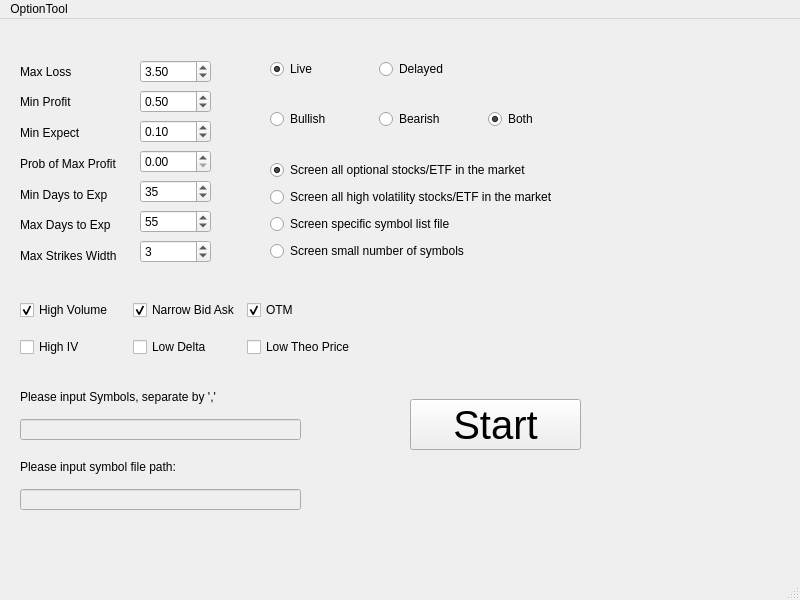
<?xml version="1.0" encoding="UTF-8"?>
<ui version="4.0">
 <class>qtExample</class>
 <widget class="QMainWindow" name="qtExample">
  <property name="enabled">
   <bool>true</bool>
  </property>
  <property name="geometry">
   <rect>
    <x>0</x>
    <y>0</y>
    <width>800</width>
    <height>600</height>
   </rect>
  </property>
  <property name="windowTitle">
   <string>qtExample</string>
  </property>
  <widget class="QWidget" name="centralwidget">
   <widget class="QWidget" name="verticalLayoutWidget">
    <property name="geometry">
     <rect>
      <x>20</x>
      <y>40</y>
      <width>121</width>
      <height>209</height>
     </rect>
    </property>
    <layout class="QVBoxLayout" name="verticalLayout_values">
     <item>
      <widget class="QLabel" name="label_max_loss">
       <property name="text">
        <string>Max Loss</string>
       </property>
      </widget>
     </item>
     <item>
      <widget class="QLabel" name="label_min_profit">
       <property name="text">
        <string>Min Profit</string>
       </property>
      </widget>
     </item>
     <item>
      <widget class="QLabel" name="label_min_expect">
       <property name="text">
        <string>Min Expect</string>
       </property>
      </widget>
     </item>
     <item>
      <widget class="QLabel" name="label_prob_max_profit">
       <property name="text">
        <string>Prob of Max Profit</string>
       </property>
      </widget>
     </item>
     <item>
      <widget class="QLabel" name="label_min_days_expire">
       <property name="text">
        <string>Min Days to Exp</string>
       </property>
      </widget>
     </item>
     <item>
      <widget class="QLabel" name="label_max_days_expire">
       <property name="text">
        <string>Max Days to Exp</string>
       </property>
      </widget>
     </item>
     <item>
      <widget class="QLabel" name="label_max_strikes_width">
       <property name="text">
        <string>Max Strikes Width</string>
       </property>
      </widget>
     </item>
    </layout>
   </widget>
   <widget class="QWidget" name="verticalLayoutWidget_2">
    <property name="geometry">
     <rect>
      <x>140</x>
      <y>40</y>
      <width>71</width>
      <height>209</height>
     </rect>
    </property>
    <layout class="QVBoxLayout" name="verticalLayout_values2">
     <item>
      <widget class="QDoubleSpinBox" name="doubleSpinBox_max_loss">
       <property name="minimum">
        <double>0.000000000000000</double>
       </property>
       <property name="maximum">
        <double>10.000000000000000</double>
       </property>
       <property name="singleStep">
        <double>0.100000000000000</double>
       </property>
       <property name="value">
        <double>3.500000000000000</double>
       </property>
      </widget>
     </item>
     <item>
      <widget class="QDoubleSpinBox" name="doubleSpinBox_min_profit">
       <property name="singleStep">
        <double>0.100000000000000</double>
       </property>
       <property name="value">
        <double>0.500000000000000</double>
       </property>
      </widget>
     </item>
     <item>
      <widget class="QDoubleSpinBox" name="doubleSpinBox_min_expect">
       <property name="maximum">
        <double>1.000000000000000</double>
       </property>
       <property name="singleStep">
        <double>0.010000000000000</double>
       </property>
       <property name="value">
        <double>0.100000000000000</double>
       </property>
      </widget>
     </item>
     <item>
      <widget class="QDoubleSpinBox" name="doubleSpinBox_prob_max_profit">
       <property name="maximum">
        <double>1.000000000000000</double>
       </property>
       <property name="singleStep">
        <double>0.010000000000000</double>
       </property>
      </widget>
     </item>
     <item>
      <widget class="QSpinBox" name="spinBox_min_days_expire">
       <property name="value">
        <number>35</number>
       </property>
      </widget>
     </item>
     <item>
      <widget class="QSpinBox" name="spinBox_max_days_expire">
       <property name="value">
        <number>55</number>
       </property>
      </widget>
     </item>
     <item>
      <widget class="QSpinBox" name="spinBox_max_strike_width">
       <property name="value">
        <number>3</number>
       </property>
      </widget>
     </item>
    </layout>
   </widget>
   <widget class="QWidget" name="horizontalLayoutWidget">
    <property name="geometry">
     <rect>
      <x>270</x>
      <y>40</y>
      <width>211</width>
      <height>21</height>
     </rect>
    </property>
    <layout class="QHBoxLayout" name="horizontalLayout_live_delay">
     <item>
      <widget class="QRadioButton" name="radioButton_live">
       <property name="text">
        <string>Live</string>
       </property>
       <property name="checked">
        <bool>true</bool>
       </property>
      </widget>
     </item>
     <item>
      <widget class="QRadioButton" name="radioButton_delayed">
       <property name="text">
        <string>Delayed</string>
       </property>
      </widget>
     </item>
    </layout>
   </widget>
   <widget class="QWidget" name="horizontalLayoutWidget_2">
    <property name="geometry">
     <rect>
      <x>270</x>
      <y>90</y>
      <width>321</width>
      <height>21</height>
     </rect>
    </property>
    <layout class="QHBoxLayout" name="horizontalLayout_strategy">
     <item>
      <widget class="QRadioButton" name="radioButton_bullish">
       <property name="text">
        <string>Bullish</string>
       </property>
      </widget>
     </item>
     <item>
      <widget class="QRadioButton" name="radioButton_bearish">
       <property name="text">
        <string>Bearish</string>
       </property>
      </widget>
     </item>
     <item>
      <widget class="QRadioButton" name="radioButton_both">
       <property name="text">
        <string>Both</string>
       </property>
       <property name="checked">
        <bool>true</bool>
       </property>
      </widget>
     </item>
    </layout>
   </widget>
   <widget class="QWidget" name="gridLayoutWidget">
    <property name="geometry">
     <rect>
      <x>20</x>
      <y>270</y>
      <width>336</width>
      <height>80</height>
     </rect>
    </property>
    <layout class="QGridLayout" name="gridLayout_Conditions">
     <item row="1" column="1">
      <widget class="QCheckBox" name="low_delta">
       <property name="text">
        <string>Low Delta</string>
       </property>
      </widget>
     </item>
     <item row="0" column="0">
      <widget class="QCheckBox" name="high_volume">
       <property name="text">
        <string>High Volume</string>
       </property>
       <property name="checked">
        <bool>true</bool>
       </property>
      </widget>
     </item>
     <item row="0" column="1">
      <widget class="QCheckBox" name="narrow_bid_ask">
       <property name="text">
        <string>Narrow Bid Ask</string>
       </property>
       <property name="checked">
        <bool>true</bool>
       </property>
      </widget>
     </item>
     <item row="1" column="0">
      <widget class="QCheckBox" name="high_iv">
       <property name="text">
        <string>High IV</string>
       </property>
      </widget>
     </item>
     <item row="0" column="2">
      <widget class="QCheckBox" name="OTM">
       <property name="text">
        <string>OTM</string>
       </property>
       <property name="checked">
        <bool>true</bool>
       </property>
      </widget>
     </item>
     <item row="1" column="2">
      <widget class="QCheckBox" name="low_theo">
       <property name="text">
        <string>Low Theo Price</string>
       </property>
      </widget>
     </item>
    </layout>
   </widget>
   <widget class="QPushButton" name="pushButton_Start">
    <property name="geometry">
     <rect>
      <x>410</x>
      <y>380</y>
      <width>171</width>
      <height>51</height>
     </rect>
    </property>
    <property name="font">
     <font>
      <pointsize>30</pointsize>
     </font>
    </property>
    <property name="text">
     <string>Start</string>
    </property>
   </widget>
   <widget class="QWidget" name="verticalLayoutWidget_3">
    <property name="geometry">
     <rect>
      <x>270</x>
      <y>140</y>
      <width>318</width>
      <height>105</height>
     </rect>
    </property>
    <layout class="QVBoxLayout" name="verticalLayout_choice">
     <item>
      <widget class="QRadioButton" name="radioButton_whole_market">
       <property name="text">
        <string>Screen all optional stocks/ETF in the market</string>
       </property>
       <property name="checked">
        <bool>true</bool>
       </property>
      </widget>
     </item>
     <item>
      <widget class="QRadioButton" name="radioButton_high_vol">
       <property name="text">
        <string>Screen all high volatility stocks/ETF in the market</string>
       </property>
      </widget>
     </item>
     <item>
      <widget class="QRadioButton" name="radioButton_symbol_file">
       <property name="text">
        <string>Screen specific symbol list file</string>
       </property>
      </widget>
     </item>
     <item>
      <widget class="QRadioButton" name="radioButton_manual_symbol">
       <property name="text">
        <string>Screen small number of symbols</string>
       </property>
      </widget>
     </item>
    </layout>
   </widget>
   <widget class="QLineEdit" name="lineEdit_symbols">
    <property name="enabled">
     <bool>false</bool>
    </property>
    <property name="geometry">
     <rect>
      <x>20</x>
      <y>400</y>
      <width>281</width>
      <height>21</height>
     </rect>
    </property>
   </widget>
   <widget class="QLabel" name="label_symbols">
    <property name="geometry">
     <rect>
      <x>20</x>
      <y>370</y>
      <width>241</width>
      <height>16</height>
     </rect>
    </property>
    <property name="text">
     <string>Please input Symbols, separate by ','</string>
    </property>
   </widget>
   <widget class="QLabel" name="label_symbol_file">
    <property name="geometry">
     <rect>
      <x>20</x>
      <y>440</y>
      <width>191</width>
      <height>16</height>
     </rect>
    </property>
    <property name="text">
     <string>Please input symbol file path:</string>
    </property>
   </widget>
   <widget class="QLineEdit" name="lineEdit_symbols_file">
    <property name="enabled">
     <bool>false</bool>
    </property>
    <property name="geometry">
     <rect>
      <x>20</x>
      <y>470</y>
      <width>281</width>
      <height>21</height>
     </rect>
    </property>
   </widget>
  </widget>
  <widget class="QMenuBar" name="menubar">
   <property name="geometry">
    <rect>
     <x>0</x>
     <y>0</y>
     <width>800</width>
     <height>22</height>
    </rect>
   </property>
   <widget class="QMenu" name="menuOptionTool">
    <property name="title">
     <string>OptionTool</string>
    </property>
   </widget>
   <addaction name="menuOptionTool"/>
  </widget>
  <widget class="QStatusBar" name="statusbar"/>
 </widget>
 <resources/>
 <connections/>
</ui>
